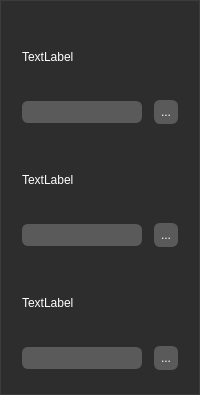
                      <widget class="QGroupBox" name="GroupBox_OptionalParams_Page_5">
                       <property name="minimumSize">
                        <size>
                         <width>0</width>
                         <height>0</height>
                        </size>
                       </property>
                       <property name="styleSheet">
                        <string notr="true">QGroupBox {
	font-size: 15px;
	margin-top: 1.5ex;
	color: rgb(255, 255, 255);
	background-color: rgb(45, 45, 45);
	border-width: 1px;
	border-style: solid;
	border-color: rgb(60, 60, 60);
}
QGroupBox::title {
	left: 9px;
	margin-left: 0px;
	subcontrol-origin: margin;
	subcontrol-position: top left;
	padding: 3px;
}</string>
                       </property>
                       <layout class="QVBoxLayout" name="verticalLayout_34">
                        <property name="spacing">
                         <number>0</number>
                        </property>
                        <property name="leftMargin">
                         <number>0</number>
                        </property>
                        <property name="topMargin">
                         <number>12</number>
                        </property>
                        <property name="rightMargin">
                         <number>0</number>
                        </property>
                        <property name="bottomMargin">
                         <number>12</number>
                        </property>
                        <item>
                         <widget class="QFrame" name="Frame_Tool_VoiceTrainer_Config_Path_Load">
                          <property name="minimumSize">
                           <size>
                            <width>0</width>
                            <height>123</height>
                           </size>
                          </property>
                          <property name="styleSheet">
                           <string notr="true">QFrame {
	color: rgb(255, 255, 255);
	background-color: rgb(45, 45, 45);
	border-width: 0px;
	border-style: solid;
}
QFrame:hover {
	background-color: rgb(60, 60, 60);
}</string>
                          </property>
                          <layout class="QVBoxLayout" name="verticalLayout_83">
                           <property name="spacing">
                            <number>12</number>
                           </property>
                           <property name="leftMargin">
                            <number>21</number>
                           </property>
                           <property name="topMargin">
                            <number>12</number>
                           </property>
                           <property name="rightMargin">
                            <number>21</number>
                           </property>
                           <property name="bottomMargin">
                            <number>12</number>
                           </property>
                           <item>
                            <widget class="QLabel" name="Label_Tool_VoiceTrainer_Config_Path_Load">
                             <property name="styleSheet">
                              <string notr="true">QLabel {
	/*text-align: center;*/
	/*color: rgb(255, 255, 255);*/
	background-color: transparent;
	padding: 0px;
	border-width: 0px;
	border-radius: 0px;
	border-style: solid;
}</string>
                             </property>
                             <property name="text">
                              <string>TextLabel</string>
                             </property>
                            </widget>
                           </item>
                           <item>
                            <widget class="QFrame" name="ChildFrame_Tool_VoiceTrainer_Config_Path_Load">
                             <property name="sizePolicy">
                              <sizepolicy hsizetype="Preferred" vsizetype="Fixed">
                               <horstretch>0</horstretch>
                               <verstretch>0</verstretch>
                              </sizepolicy>
                             </property>
                             <property name="styleSheet">
                              <string notr="true">QFrame {
	color: rgb(255, 255, 255);
	background-color: transparent;
	border-width: 0px;
	border-style: solid;
}
QFrame:hover {
	background-color: transparent;
}</string>
                             </property>
                             <layout class="QHBoxLayout" name="horizontalLayout_26">
                              <property name="spacing">
                               <number>12</number>
                              </property>
                              <property name="leftMargin">
                               <number>0</number>
                              </property>
                              <property name="topMargin">
                               <number>0</number>
                              </property>
                              <property name="rightMargin">
                               <number>0</number>
                              </property>
                              <property name="bottomMargin">
                               <number>0</number>
                              </property>
                              <item>
                               <widget class="QLineEdit" name="LineEdit_Tool_VoiceTrainer_Config_Path_Load">
                                <property name="styleSheet">
                                 <string notr="true">QLineEdit {
	text-align: left;
	color: rgb(255, 255, 255);
	selection-background-color: darkgrey;
	background-color: rgb(90, 90, 90);
	padding: 1.5px;
	border-width: 1px;
	border-radius: 6px;
	border-style: solid;
	border-color: rgb(90, 90, 90);
}
QLineEdit:hover {
	background-color: rgb(120, 120, 120);
}


QToolTip {
	color: white;
	background-color: transparent;
}</string>
                                </property>
                               </widget>
                              </item>
                              <item>
                               <widget class="QPushButton" name="Button_Tool_VoiceTrainer_Config_Path_Load">
                                <property name="sizePolicy">
                                 <sizepolicy hsizetype="Preferred" vsizetype="Preferred">
                                  <horstretch>0</horstretch>
                                  <verstretch>0</verstretch>
                                 </sizepolicy>
                                </property>
                                <property name="maximumSize">
                                 <size>
                                  <width>24</width>
                                  <height>24</height>
                                 </size>
                                </property>
                                <property name="styleSheet">
                                 <string notr="true">QPushButton {
	text-align: center;
	color: rgb(255, 255, 255);
	background-color: rgb(90, 90, 90);
	padding: 6px;
	border-width: 1px;
	border-radius: 6px;
	border-style: solid;
	border-color: rgb(90, 90, 90);
}
QPushButton:hover {
	background-color: rgb(120, 120, 120);
}


QToolTip {
	color: white;
	background-color: transparent;
}</string>
                                </property>
                                <property name="text">
                                 <string>...</string>
                                </property>
                               </widget>
                              </item>
                             </layout>
                            </widget>
                           </item>
                          </layout>
                         </widget>
                        </item>
                        <item>
                         <widget class="QFrame" name="Frame_Tool_VoiceTrainer_Model_Path_Pretrained_G">
                          <property name="minimumSize">
                           <size>
                            <width>0</width>
                            <height>123</height>
                           </size>
                          </property>
                          <property name="styleSheet">
                           <string notr="true">QFrame {
	color: rgb(255, 255, 255);
	background-color: rgb(45, 45, 45);
	border-width: 0px;
	border-style: solid;
}
QFrame:hover {
	background-color: rgb(60, 60, 60);
}</string>
                          </property>
                          <layout class="QVBoxLayout" name="verticalLayout_84">
                           <property name="spacing">
                            <number>12</number>
                           </property>
                           <property name="leftMargin">
                            <number>21</number>
                           </property>
                           <property name="topMargin">
                            <number>12</number>
                           </property>
                           <property name="rightMargin">
                            <number>21</number>
                           </property>
                           <property name="bottomMargin">
                            <number>12</number>
                           </property>
                           <item>
                            <widget class="QLabel" name="Label_Tool_VoiceTrainer_Model_Path_Pretrained_G">
                             <property name="styleSheet">
                              <string notr="true">QLabel {
	/*text-align: center;*/
	/*color: rgb(255, 255, 255);*/
	background-color: transparent;
	padding: 0px;
	border-width: 0px;
	border-radius: 0px;
	border-style: solid;
}</string>
                             </property>
                             <property name="text">
                              <string>TextLabel</string>
                             </property>
                            </widget>
                           </item>
                           <item>
                            <widget class="QFrame" name="ChildFrame_Tool_VoiceTrainer_Model_Path_Pretrained_G">
                             <property name="sizePolicy">
                              <sizepolicy hsizetype="Preferred" vsizetype="Fixed">
                               <horstretch>0</horstretch>
                               <verstretch>0</verstretch>
                              </sizepolicy>
                             </property>
                             <property name="styleSheet">
                              <string notr="true">QFrame {
	color: rgb(255, 255, 255);
	background-color: transparent;
	border-width: 0px;
	border-style: solid;
}
QFrame:hover {
	background-color: transparent;
}</string>
                             </property>
                             <layout class="QHBoxLayout" name="horizontalLayout_27">
                              <property name="spacing">
                               <number>12</number>
                              </property>
                              <property name="leftMargin">
                               <number>0</number>
                              </property>
                              <property name="topMargin">
                               <number>0</number>
                              </property>
                              <property name="rightMargin">
                               <number>0</number>
                              </property>
                              <property name="bottomMargin">
                               <number>0</number>
                              </property>
                              <item>
                               <widget class="QLineEdit" name="LineEdit_Tool_VoiceTrainer_Model_Path_Pretrained_G">
                                <property name="styleSheet">
                                 <string notr="true">QLineEdit {
	text-align: left;
	color: rgb(255, 255, 255);
	selection-background-color: darkgrey;
	background-color: rgb(90, 90, 90);
	padding: 1.5px;
	border-width: 1px;
	border-radius: 6px;
	border-style: solid;
	border-color: rgb(90, 90, 90);
}
QLineEdit:hover {
	background-color: rgb(120, 120, 120);
}


QToolTip {
	color: white;
	background-color: transparent;
}</string>
                                </property>
                               </widget>
                              </item>
                              <item>
                               <widget class="QPushButton" name="Button_Tool_VoiceTrainer_Model_Path_Pretrained_G">
                                <property name="sizePolicy">
                                 <sizepolicy hsizetype="Preferred" vsizetype="Preferred">
                                  <horstretch>0</horstretch>
                                  <verstretch>0</verstretch>
                                 </sizepolicy>
                                </property>
                                <property name="maximumSize">
                                 <size>
                                  <width>24</width>
                                  <height>24</height>
                                 </size>
                                </property>
                                <property name="styleSheet">
                                 <string notr="true">QPushButton {
	text-align: center;
	color: rgb(255, 255, 255);
	background-color: rgb(90, 90, 90);
	padding: 6px;
	border-width: 1px;
	border-radius: 6px;
	border-style: solid;
	border-color: rgb(90, 90, 90);
}
QPushButton:hover {
	background-color: rgb(120, 120, 120);
}


QToolTip {
	color: white;
	background-color: transparent;
}</string>
                                </property>
                                <property name="text">
                                 <string>...</string>
                                </property>
                               </widget>
                              </item>
                             </layout>
                            </widget>
                           </item>
                          </layout>
                         </widget>
                        </item>
                        <item>
                         <widget class="QFrame" name="Frame_Tool_VoiceTrainer_Model_Path_Pretrained_D">
                          <property name="minimumSize">
                           <size>
                            <width>0</width>
                            <height>123</height>
                           </size>
                          </property>
                          <property name="styleSheet">
                           <string notr="true">QFrame {
	color: rgb(255, 255, 255);
	background-color: rgb(45, 45, 45);
	border-width: 0px;
	border-style: solid;
}
QFrame:hover {
	background-color: rgb(60, 60, 60);
}</string>
                          </property>
                          <layout class="QVBoxLayout" name="verticalLayout_85">
                           <property name="spacing">
                            <number>12</number>
                           </property>
                           <property name="leftMargin">
                            <number>21</number>
                           </property>
                           <property name="topMargin">
                            <number>12</number>
                           </property>
                           <property name="rightMargin">
                            <number>21</number>
                           </property>
                           <property name="bottomMargin">
                            <number>12</number>
                           </property>
                           <item>
                            <widget class="QLabel" name="Label_Tool_VoiceTrainer_Model_Path_Pretrained_D">
                             <property name="styleSheet">
                              <string notr="true">QLabel {
	/*text-align: center;*/
	/*color: rgb(255, 255, 255);*/
	background-color: transparent;
	padding: 0px;
	border-width: 0px;
	border-radius: 0px;
	border-style: solid;
}</string>
                             </property>
                             <property name="text">
                              <string>TextLabel</string>
                             </property>
                            </widget>
                           </item>
                           <item>
                            <widget class="QFrame" name="ChildFrame_Tool_VoiceTrainer_Model_Path_Pretrained_D">
                             <property name="sizePolicy">
                              <sizepolicy hsizetype="Preferred" vsizetype="Fixed">
                               <horstretch>0</horstretch>
                               <verstretch>0</verstretch>
                              </sizepolicy>
                             </property>
                             <property name="styleSheet">
                              <string notr="true">QFrame {
	color: rgb(255, 255, 255);
	background-color: transparent;
	border-width: 0px;
	border-style: solid;
}
QFrame:hover {
	background-color: transparent;
}</string>
                             </property>
                             <layout class="QHBoxLayout" name="horizontalLayout_28">
                              <property name="spacing">
                               <number>12</number>
                              </property>
                              <property name="leftMargin">
                               <number>0</number>
                              </property>
                              <property name="topMargin">
                               <number>0</number>
                              </property>
                              <property name="rightMargin">
                               <number>0</number>
                              </property>
                              <property name="bottomMargin">
                               <number>0</number>
                              </property>
                              <item>
                               <widget class="QLineEdit" name="LineEdit_Tool_VoiceTrainer_Model_Path_Pretrained_D">
                                <property name="styleSheet">
                                 <string notr="true">QLineEdit {
	text-align: left;
	color: rgb(255, 255, 255);
	selection-background-color: darkgrey;
	background-color: rgb(90, 90, 90);
	padding: 1.5px;
	border-width: 1px;
	border-radius: 6px;
	border-style: solid;
	border-color: rgb(90, 90, 90);
}
QLineEdit:hover {
	background-color: rgb(120, 120, 120);
}


QToolTip {
	color: white;
	background-color: transparent;
}</string>
                                </property>
                               </widget>
                              </item>
                              <item>
                               <widget class="QPushButton" name="Button_Tool_VoiceTrainer_Model_Path_Pretrained_D">
                                <property name="sizePolicy">
                                 <sizepolicy hsizetype="Preferred" vsizetype="Preferred">
                                  <horstretch>0</horstretch>
                                  <verstretch>0</verstretch>
                                 </sizepolicy>
                                </property>
                                <property name="maximumSize">
                                 <size>
                                  <width>24</width>
                                  <height>24</height>
                                 </size>
                                </property>
                                <property name="styleSheet">
                                 <string notr="true">QPushButton {
	text-align: center;
	color: rgb(255, 255, 255);
	background-color: rgb(90, 90, 90);
	padding: 6px;
	border-width: 1px;
	border-radius: 6px;
	border-style: solid;
	border-color: rgb(90, 90, 90);
}
QPushButton:hover {
	background-color: rgb(120, 120, 120);
}


QToolTip {
	color: white;
	background-color: transparent;
}</string>
                                </property>
                                <property name="text">
                                 <string>...</string>
                                </property>
                               </widget>
                              </item>
                             </layout>
                            </widget>
                           </item>
                          </layout>
                         </widget>
                        </item>
                       </layout>
                      </widget>
